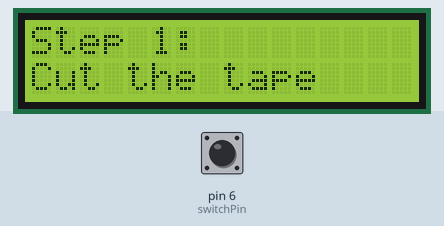
A sketch run on a simulated Arduino Uno, built with avr-gcc and run on an emulated ATmega328P. Parts: 16×2 character LCD. Inputs (shaded band) come from the test bench; at power-on: pin 6 (switchPin) HIGH.

Above: at 0.1 s.
At 5.1 s:
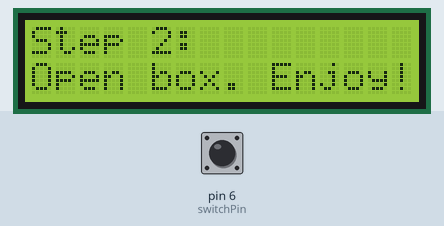

The sketch:

Operation_X.ino
```cpp
#include<LiquidCrystal.h>
LiquidCrystal lcd(12, 11, 5, 4, 3, 2);
const int switchPin = 6;
int switchState = 0;


void setup() {

 lcd.begin(16,2);
 pinMode(switchPin,INPUT);


}

void loop() {

  switchState = digitalRead(switchPin);

  if (switchState == LOW) {
    lcd.print("Merry Christmas!");
    lcd.setCursor(0,1);
    lcd.print("Press Button NOW");
  }

  if (switchState == HIGH) {
    lcd.clear();
    lcd.setCursor(0,0);
    lcd.print("Step 1:");
    lcd.setCursor(0,1);
    lcd.print("Cut the tape");
    delay(5000);
    lcd.clear();
    lcd.setCursor(0,0);
    lcd.print("Step 2:");
    lcd.setCursor(0,1);
    lcd.print("Open box. Enjoy!");
    delay(100000000);


  }

}
```
